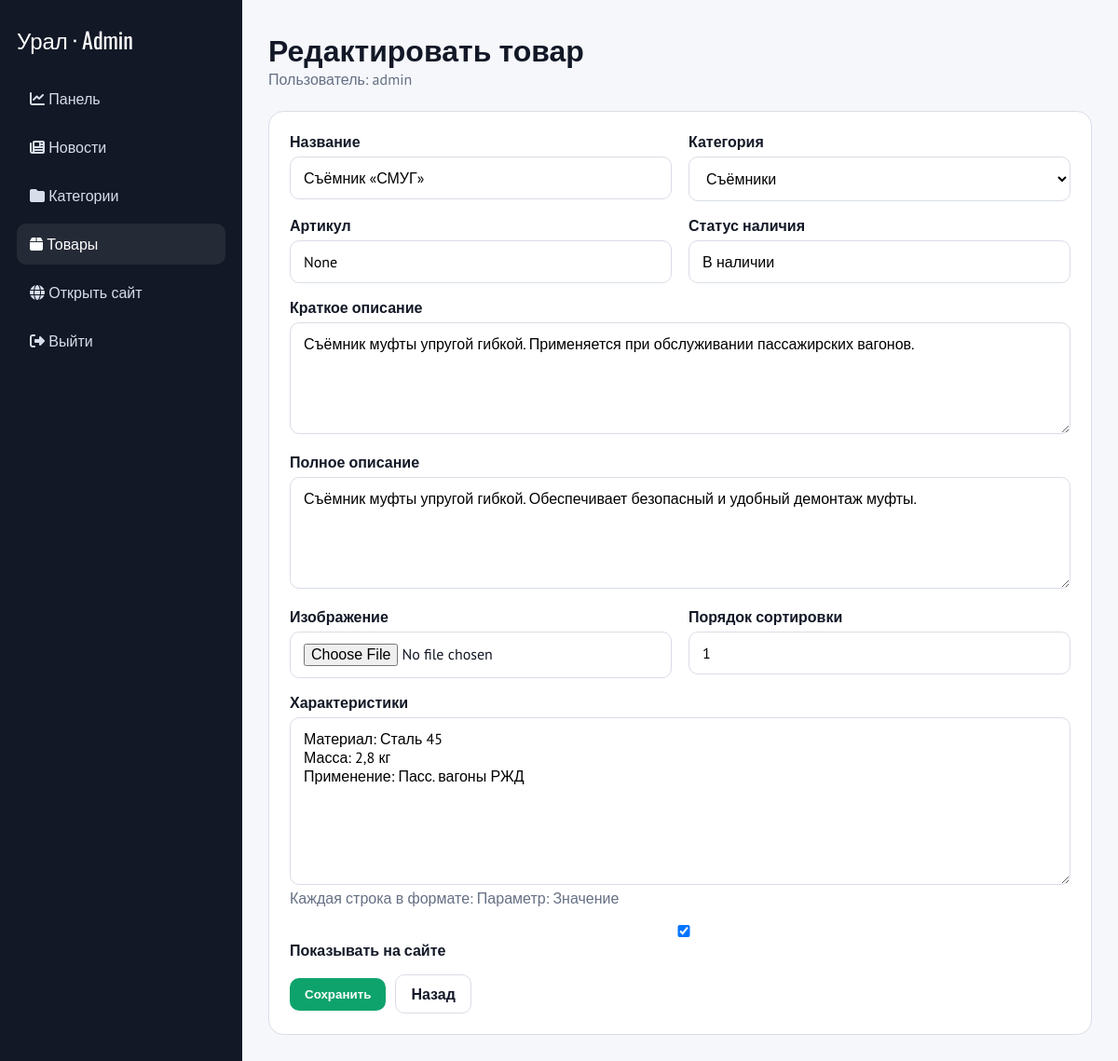
Page /admin/products/1/edit/ (signed in) on the committed database.
### tables this page shows
CREATE TABLE products (
            id INTEGER PRIMARY KEY AUTOINCREMENT,
            category_id INTEGER NOT NULL,
            name TEXT NOT NULL,
            slug TEXT NOT NULL UNIQUE,
            sku TEXT,
            short_description TEXT,
            description TEXT,
            image TEXT,
            stock_status TEXT NOT NULL DEFAULT 'В наличии',
            is_published INTEGER NOT NULL DEFAULT 1,
            sort_order INTEGER NOT NULL DEFAULT 0,
            created_at TEXT NOT NULL DEFAULT CURRENT_TIMESTAMP,
            updated_at TEXT NOT NULL DEFAULT CURRENT_TIMESTAMP,
            FOREIGN KEY(category_id) REFERENCES categories(id)
        );

CREATE TABLE categories (
            id INTEGER PRIMARY KEY AUTOINCREMENT,
            name TEXT NOT NULL,
            slug TEXT NOT NULL UNIQUE,
            description TEXT,
            sort_order INTEGER NOT NULL DEFAULT 0,
            is_active INTEGER NOT NULL DEFAULT 1,
            created_at TEXT NOT NULL DEFAULT CURRENT_TIMESTAMP
        );

### app.py (the view, shortened to what this page needs)
@app.route('/admin/products/<int:item_id>/edit/', methods=['GET', 'POST'])
@admin_required
def admin_product_edit(item_id):
    item = query_db('SELECT * FROM products WHERE id = ?', (item_id,), one=True)
    if not item:
        flash('Товар не найден.', 'error')
        return redirect(url_for('admin_products_list'))
    categories = query_db('SELECT * FROM categories ORDER BY sort_order, name')
    specs_rows = query_db('SELECT * FROM product_specs WHERE product_id = ? ORDER BY sort_order, id', (item_id,))
    specs_text = '\n'.join(f"{row['name']}: {row['value']}" for row in specs_rows)
    return render_template('admin/product_form.html', item=item, categories=categories, specs_text=specs_text, action='edit')

### app.py (called while the page is built)
def get_db():
    if 'db' not in g:
        g.db = sqlite3.connect(DB_PATH)
        g.db.row_factory = sqlite3.Row
    return g.db

def query_db(query, args=(), one=False):
    cur = get_db().execute(query, args)
    rows = cur.fetchall()
    cur.close()
    return (rows[0] if rows else None) if one else rows

@app.context_processor
def inject_globals():
    categories = []
    recent_news = []
    try:
        categories = query_db('SELECT * FROM categories WHERE is_active = 1 ORDER BY sort_order, name')
        recent_news = query_db(
            'SELECT * FROM news WHERE is_published = 1 ORDER BY COALESCE(published_at, created_at) DESC LIMIT 3'
        )
    except sqlite3.OperationalError:
        pass
    return {
        'nav_categories': categories,
        'footer_recent_news': recent_news,
        'is_admin_logged_in': bool(session.get('admin_id')),
    }

def admin_required(view):
    @wraps(view)
    def wrapped(*args, **kwargs):
        if not session.get('admin_id'):
            flash('Сначала войдите в админ-панель.', 'error')
            return redirect(url_for('admin_login'))
        return view(*args, **kwargs)
    return wrapped

### templates/admin/product_form.html (shortened to what this page needs)
{% extends "admin/base.html" %}
{% block page_title %}{{ 'Добавить товар' if action == 'create' else 'Редактировать товар' }}{% endblock %}
{% block content %}
<div class="card">
  <form method="post" enctype="multipart/form-data">
    <div class="grid-2">
      <div class="field"><label>Название</label><input type="text" name="name" value="{{ item.name if item else '' }}" required></div>
      <div class="field"><label>Категория</label>
        <select name="category_id" required>
          {% for category in categories %}
          <option value="{{ category.id }}" {% if item and item.category_id == category.id %}selected{% endif %}>{{ category.name }}</option>
          {% endfor %}
        </select>
      </div>
    </div>
    <div class="grid-2">
      <div class="field"><label>Артикул</label><input type="text" name="sku" value="{{ item.sku if item else '' }}"></div>
      <div class="field"><label>Статус наличия</label><input type="text" name="stock_status" value="{{ item.stock_status if item else 'В наличии' }}"></div>
    </div>
    <div class="field"><label>Краткое описание</label><textarea name="short_description">{{ item.short_description if item else '' }}</textarea></div>
    <div class="field"><label>Полное описание</label><textarea name="description">{{ item.description if item else '' }}</textarea></div>
    <div class="grid-2">
      <div class="field"><label>Изображение</label><input type="file" name="image"></div>
      <div class="field"><label>Порядок сортировки</label><input type="number" name="sort_order" value="{{ item.sort_order if item else 0 }}"></div>
    </div>
    <div class="field"><label>Характеристики</label><textarea name="specs_text" style="min-height:180px;" placeholder="Материал: Сталь 45&#10;Масса: 2,8 кг&#10;Применение: Пасс. вагоны РЖД">{{ specs_text }}</textarea><div class="muted">Каждая строка в формате: Параметр: Значение</div></div>
    <div class="field"><label><input type="checkbox" name="is_published" {% if not item or item.is_published %}checked{% endif %}> Показывать на сайте</label></div>
    <div class="actions"><button class="btn" type="submit">Сохранить</button><a class="btn-outline" href="{{ url_for('admin_products_list') }}">Назад</a></div>
  </form>
</div>
{% endblock %}

### templates/admin/base.html (style rules this page uses)
:root { --dark:#121826;--green:#0ea36c;--border:#d9dde6;--bg:#f5f7fb;--white:#fff;--gray:#657084; }
* { box-sizing:border-box }
body { margin:0;background:var(--bg);font-family:'PT Sans',sans-serif;color:var(--dark) }
a { text-decoration:none;color:inherit }
.btn,.btn-danger,.btn-outline { display:inline-flex;align-items:center;gap:8px;padding:10px 16px;border-radius:10px;border:0;cursor:pointer;font-weight:700 }
.btn { background:var(--green);color:#fff }
.btn-outline { background:#fff;border:1px solid var(--border) }
.card { background:#fff;border:1px solid var(--border);border-radius:16px;padding:22px;margin-bottom:20px }
.muted { color:var(--gray) }
.grid-2 { display:grid;grid-template-columns:1fr 1fr;gap:18px }
.field { margin-bottom:16px }
.field label { display:block;font-weight:700;margin-bottom:6px }
.field input,.field textarea,.field select { width:100%;padding:12px 14px;border:1px solid var(--border);border-radius:10px;font:inherit;background:#fff }
.field textarea { min-height:120px;resize:vertical }
.actions { display:flex;gap:10px;align-items:center;flex-wrap:wrap }

### rows in the picture
products: name "Съёмник «СМУГ»", category_id "Съёмники", stock_status "В наличии", short_description "Съёмник муфты упругой гибкой. Применяется при обслуживании пассажирских вагонов.", description "Съёмник муфты упругой гибкой. Обеспечивает безопасный и удобный демонтаж муфты.", sort_order "1", is_published "☑"

### other values in the picture
{{ 'Добавить товар' if action == 'create' else 'Редактировать товар' }} "Редактировать товар"
{{ session.get('admin_username', 'admin') }} "admin"
